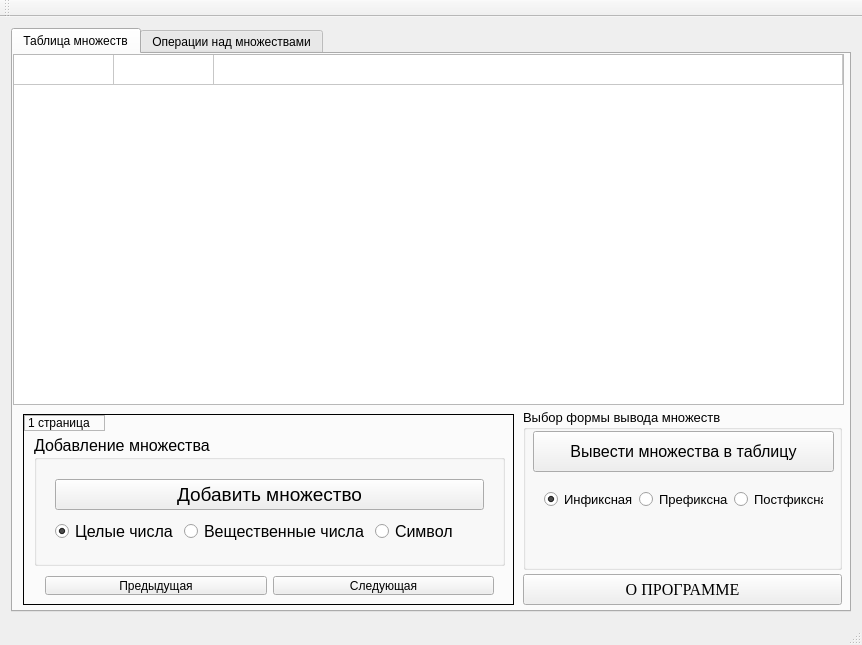
<?xml version="1.0" encoding="UTF-8"?>
<ui version="4.0">
 <class>MainWindow</class>
 <widget class="QMainWindow" name="MainWindow">
  <property name="geometry">
   <rect>
    <x>0</x>
    <y>0</y>
    <width>862</width>
    <height>645</height>
   </rect>
  </property>
  <property name="minimumSize">
   <size>
    <width>862</width>
    <height>645</height>
   </size>
  </property>
  <property name="windowTitle">
   <string>MSO</string>
  </property>
  <property name="iconSize">
   <size>
    <width>30</width>
    <height>30</height>
   </size>
  </property>
  <widget class="QWidget" name="centralWidget">
   <layout class="QHBoxLayout" name="horizontalLayout_14">
    <item>
     <widget class="QTabWidget" name="tabWidget">
      <property name="minimumSize">
       <size>
        <width>0</width>
        <height>0</height>
       </size>
      </property>
      <property name="tabShape">
       <enum>QTabWidget::Rounded</enum>
      </property>
      <property name="currentIndex">
       <number>0</number>
      </property>
      <widget class="QWidget" name="tab_grid">
       <attribute name="title">
        <string>Таблица множеств</string>
       </attribute>
       <widget class="QTableWidget" name="tableSet">
        <property name="geometry">
         <rect>
          <x>0</x>
          <y>0</y>
          <width>831</width>
          <height>351</height>
         </rect>
        </property>
        <property name="sizePolicy">
         <sizepolicy hsizetype="Minimum" vsizetype="Minimum">
          <horstretch>0</horstretch>
          <verstretch>0</verstretch>
         </sizepolicy>
        </property>
        <property name="minimumSize">
         <size>
          <width>831</width>
          <height>351</height>
         </size>
        </property>
        <property name="baseSize">
         <size>
          <width>831</width>
          <height>351</height>
         </size>
        </property>
        <property name="font">
         <font>
          <family>Times New Roman</family>
          <pointsize>12</pointsize>
         </font>
        </property>
        <property name="focusPolicy">
         <enum>Qt::StrongFocus</enum>
        </property>
        <property name="frameShape">
         <enum>QFrame::StyledPanel</enum>
        </property>
        <property name="frameShadow">
         <enum>QFrame::Plain</enum>
        </property>
        <property name="lineWidth">
         <number>1</number>
        </property>
        <property name="midLineWidth">
         <number>0</number>
        </property>
        <property name="sizeAdjustPolicy">
         <enum>QAbstractScrollArea::AdjustIgnored</enum>
        </property>
        <property name="editTriggers">
         <set>QAbstractItemView::NoEditTriggers</set>
        </property>
        <property name="dragEnabled">
         <bool>true</bool>
        </property>
        <property name="alternatingRowColors">
         <bool>false</bool>
        </property>
        <property name="selectionMode">
         <enum>QAbstractItemView::SingleSelection</enum>
        </property>
        <property name="selectionBehavior">
         <enum>QAbstractItemView::SelectRows</enum>
        </property>
        <property name="showGrid">
         <bool>true</bool>
        </property>
        <property name="gridStyle">
         <enum>Qt::SolidLine</enum>
        </property>
        <property name="sortingEnabled">
         <bool>false</bool>
        </property>
        <property name="wordWrap">
         <bool>true</bool>
        </property>
        <property name="cornerButtonEnabled">
         <bool>true</bool>
        </property>
        <property name="rowCount">
         <number>1</number>
        </property>
        <property name="columnCount">
         <number>3</number>
        </property>
        <attribute name="horizontalHeaderVisible">
         <bool>false</bool>
        </attribute>
        <attribute name="horizontalHeaderCascadingSectionResizes">
         <bool>false</bool>
        </attribute>
        <attribute name="horizontalHeaderHighlightSections">
         <bool>false</bool>
        </attribute>
        <attribute name="horizontalHeaderShowSortIndicator" stdset="0">
         <bool>false</bool>
        </attribute>
        <attribute name="horizontalHeaderStretchLastSection">
         <bool>true</bool>
        </attribute>
        <attribute name="verticalHeaderVisible">
         <bool>false</bool>
        </attribute>
        <attribute name="verticalHeaderCascadingSectionResizes">
         <bool>false</bool>
        </attribute>
        <attribute name="verticalHeaderHighlightSections">
         <bool>false</bool>
        </attribute>
        <attribute name="verticalHeaderShowSortIndicator" stdset="0">
         <bool>false</bool>
        </attribute>
        <attribute name="verticalHeaderStretchLastSection">
         <bool>false</bool>
        </attribute>
        <row>
         <property name="text">
          <string>1</string>
         </property>
         <property name="font">
          <font>
           <family>Times New Roman</family>
           <pointsize>12</pointsize>
          </font>
         </property>
        </row>
        <column>
         <property name="text">
          <string>№</string>
         </property>
         <property name="font">
          <font>
           <family>Times New Roman</family>
           <pointsize>12</pointsize>
          </font>
         </property>
        </column>
        <column>
         <property name="text">
          <string>Количество</string>
         </property>
         <property name="font">
          <font>
           <pointsize>12</pointsize>
          </font>
         </property>
        </column>
        <column>
         <property name="text">
          <string>Тип данных</string>
         </property>
         <property name="font">
          <font>
           <family>Times New Roman</family>
           <pointsize>12</pointsize>
          </font>
         </property>
        </column>
       </widget>
       <widget class="QStackedWidget" name="stackedWidget">
        <property name="geometry">
         <rect>
          <x>10</x>
          <y>360</y>
          <width>491</width>
          <height>191</height>
         </rect>
        </property>
        <property name="sizePolicy">
         <sizepolicy hsizetype="Maximum" vsizetype="Maximum">
          <horstretch>0</horstretch>
          <verstretch>0</verstretch>
         </sizepolicy>
        </property>
        <property name="minimumSize">
         <size>
          <width>491</width>
          <height>191</height>
         </size>
        </property>
        <property name="maximumSize">
         <size>
          <width>491</width>
          <height>191</height>
         </size>
        </property>
        <property name="frameShape">
         <enum>QFrame::Box</enum>
        </property>
        <property name="currentIndex">
         <number>0</number>
        </property>
        <widget class="QWidget" name="page">
         <widget class="QLabel" name="label_6">
          <property name="geometry">
           <rect>
            <x>0</x>
            <y>0</y>
            <width>81</width>
            <height>16</height>
           </rect>
          </property>
          <property name="frameShape">
           <enum>QFrame::StyledPanel</enum>
          </property>
          <property name="text">
           <string>1 страница</string>
          </property>
         </widget>
         <widget class="QGroupBox" name="groupBoxOneSet">
          <property name="geometry">
           <rect>
            <x>10</x>
            <y>20</y>
            <width>471</width>
            <height>131</height>
           </rect>
          </property>
          <property name="font">
           <font>
            <pointsize>12</pointsize>
           </font>
          </property>
          <property name="title">
           <string>Добавление множества</string>
          </property>
          <widget class="QWidget" name="verticalLayoutWidget_7">
           <property name="geometry">
            <rect>
             <x>10</x>
             <y>30</y>
             <width>451</width>
             <height>93</height>
            </rect>
           </property>
           <layout class="QVBoxLayout" name="verticalLayout_7">
            <item>
             <widget class="QPushButton" name="pushButtonAddSet">
              <property name="font">
               <font>
                <pointsize>14</pointsize>
               </font>
              </property>
              <property name="text">
               <string>Добавить множество</string>
              </property>
             </widget>
            </item>
            <item>
             <layout class="QHBoxLayout" name="horizontalLayout_5">
              <item>
               <widget class="QRadioButton" name="radioInt">
                <property name="text">
                 <string>Целые числа</string>
                </property>
                <property name="checked">
                 <bool>true</bool>
                </property>
               </widget>
              </item>
              <item>
               <widget class="QRadioButton" name="radioDouble">
                <property name="text">
                 <string>Вещественные числа</string>
                </property>
               </widget>
              </item>
              <item>
               <widget class="QRadioButton" name="radioChar">
                <property name="text">
                 <string>Символ</string>
                </property>
               </widget>
              </item>
             </layout>
            </item>
           </layout>
          </widget>
         </widget>
         <widget class="QWidget" name="horizontalLayoutWidget_6">
          <property name="geometry">
           <rect>
            <x>10</x>
            <y>150</y>
            <width>471</width>
            <height>41</height>
           </rect>
          </property>
          <layout class="QHBoxLayout" name="horizontalLayout_6">
           <item>
            <widget class="QPushButton" name="pushButtonPreviousPage_5">
             <property name="text">
              <string>Предыдущая</string>
             </property>
            </widget>
           </item>
           <item>
            <widget class="QPushButton" name="pushButtonNextPage">
             <property name="text">
              <string>Следующая</string>
             </property>
             <property name="autoDefault">
              <bool>false</bool>
             </property>
             <property name="default">
              <bool>false</bool>
             </property>
             <property name="flat">
              <bool>false</bool>
             </property>
            </widget>
           </item>
          </layout>
         </widget>
        </widget>
        <widget class="QWidget" name="page_2">
         <widget class="QLabel" name="label_7">
          <property name="geometry">
           <rect>
            <x>0</x>
            <y>0</y>
            <width>81</width>
            <height>16</height>
           </rect>
          </property>
          <property name="frameShape">
           <enum>QFrame::StyledPanel</enum>
          </property>
          <property name="frameShadow">
           <enum>QFrame::Plain</enum>
          </property>
          <property name="text">
           <string>2 страница</string>
          </property>
         </widget>
         <widget class="QGroupBox" name="groupBox_5">
          <property name="geometry">
           <rect>
            <x>10</x>
            <y>29</y>
            <width>471</width>
            <height>121</height>
           </rect>
          </property>
          <property name="font">
           <font>
            <pointsize>12</pointsize>
           </font>
          </property>
          <property name="title">
           <string>Добавление/удаление/проверка вхождения элемента</string>
          </property>
          <widget class="QWidget" name="horizontalLayoutWidget_9">
           <property name="geometry">
            <rect>
             <x>10</x>
             <y>60</y>
             <width>451</width>
             <height>54</height>
            </rect>
           </property>
           <layout class="QHBoxLayout" name="horizontalLayout_11">
            <item>
             <layout class="QVBoxLayout" name="verticalLayout_3">
              <item>
               <widget class="QLabel" name="label_12">
                <property name="font">
                 <font>
                  <pointsize>12</pointsize>
                 </font>
                </property>
                <property name="text">
                 <string>Введите элемент</string>
                </property>
               </widget>
              </item>
              <item>
               <widget class="QLineEdit" name="LineElemValue">
                <property name="font">
                 <font>
                  <pointsize>12</pointsize>
                 </font>
                </property>
                <property name="placeholderText">
                 <string>Введите элемент</string>
                </property>
               </widget>
              </item>
             </layout>
            </item>
            <item>
             <layout class="QVBoxLayout" name="verticalLayout_2">
              <item>
               <widget class="QLabel" name="label_10">
                <property name="font">
                 <font>
                  <pointsize>12</pointsize>
                 </font>
                </property>
                <property name="inputMethodHints">
                 <set>Qt::ImhNone</set>
                </property>
                <property name="text">
                 <string>Номер множества</string>
                </property>
               </widget>
              </item>
              <item>
               <widget class="QLineEdit" name="LineChoiceSetNum">
                <property name="font">
                 <font>
                  <pointsize>12</pointsize>
                 </font>
                </property>
                <property name="inputMethodHints">
                 <set>Qt::ImhDigitsOnly</set>
                </property>
                <property name="echoMode">
                 <enum>QLineEdit::Normal</enum>
                </property>
                <property name="placeholderText">
                 <string>Введите номер множества</string>
                </property>
                <property name="clearButtonEnabled">
                 <bool>false</bool>
                </property>
               </widget>
              </item>
             </layout>
            </item>
           </layout>
          </widget>
          <widget class="QWidget" name="horizontalLayoutWidget_10">
           <property name="geometry">
            <rect>
             <x>10</x>
             <y>20</y>
             <width>451</width>
             <height>41</height>
            </rect>
           </property>
           <layout class="QHBoxLayout" name="horizontalLayout_12">
            <item>
             <widget class="QPushButton" name="pushButtonAddElement">
              <property name="font">
               <font>
                <pointsize>12</pointsize>
               </font>
              </property>
              <property name="text">
               <string>Добавить </string>
              </property>
             </widget>
            </item>
            <item>
             <widget class="QPushButton" name="pushButtonDelElement">
              <property name="text">
               <string>Удалить </string>
              </property>
             </widget>
            </item>
            <item>
             <widget class="QPushButton" name="pushButtonCheckElement">
              <property name="text">
               <string>Проверка вхождения</string>
              </property>
             </widget>
            </item>
           </layout>
          </widget>
         </widget>
         <widget class="QWidget" name="horizontalLayoutWidget_5">
          <property name="geometry">
           <rect>
            <x>10</x>
            <y>150</y>
            <width>471</width>
            <height>41</height>
           </rect>
          </property>
          <layout class="QHBoxLayout" name="horizontalLayout_4">
           <item>
            <widget class="QPushButton" name="pushButtonPreviousPage">
             <property name="text">
              <string>Предыдущая</string>
             </property>
            </widget>
           </item>
           <item>
            <widget class="QPushButton" name="pushButtonNextPage_2">
             <property name="text">
              <string>Следующая</string>
             </property>
             <property name="autoDefault">
              <bool>false</bool>
             </property>
             <property name="default">
              <bool>false</bool>
             </property>
             <property name="flat">
              <bool>false</bool>
             </property>
            </widget>
           </item>
          </layout>
         </widget>
        </widget>
        <widget class="QWidget" name="page_3">
         <widget class="QLabel" name="label_9">
          <property name="geometry">
           <rect>
            <x>0</x>
            <y>0</y>
            <width>81</width>
            <height>16</height>
           </rect>
          </property>
          <property name="frameShape">
           <enum>QFrame::StyledPanel</enum>
          </property>
          <property name="frameShadow">
           <enum>QFrame::Plain</enum>
          </property>
          <property name="text">
           <string>3 страница</string>
          </property>
         </widget>
         <widget class="QGroupBox" name="groupBox_4">
          <property name="geometry">
           <rect>
            <x>10</x>
            <y>20</y>
            <width>471</width>
            <height>131</height>
           </rect>
          </property>
          <property name="font">
           <font>
            <pointsize>12</pointsize>
           </font>
          </property>
          <property name="title">
           <string>Удаление множества</string>
          </property>
          <widget class="QWidget" name="verticalLayoutWidget_4">
           <property name="geometry">
            <rect>
             <x>10</x>
             <y>30</y>
             <width>451</width>
             <height>91</height>
            </rect>
           </property>
           <layout class="QVBoxLayout" name="verticalLayout_4">
            <item>
             <widget class="QLabel" name="label_15">
              <property name="font">
               <font>
                <pointsize>11</pointsize>
               </font>
              </property>
              <property name="text">
               <string>Введите номер множества, которое хотите удалить</string>
              </property>
             </widget>
            </item>
            <item>
             <widget class="QLineEdit" name="LineDeleteSet">
              <property name="inputMethodHints">
               <set>Qt::ImhDigitsOnly</set>
              </property>
              <property name="placeholderText">
               <string>Введите номер множества для удаления</string>
              </property>
             </widget>
            </item>
            <item>
             <widget class="QPushButton" name="pushButtonDelSet">
              <property name="font">
               <font>
                <pointsize>12</pointsize>
               </font>
              </property>
              <property name="text">
               <string>Удалить множество</string>
              </property>
             </widget>
            </item>
           </layout>
          </widget>
         </widget>
         <widget class="QWidget" name="horizontalLayoutWidget_3">
          <property name="geometry">
           <rect>
            <x>10</x>
            <y>150</y>
            <width>471</width>
            <height>41</height>
           </rect>
          </property>
          <layout class="QHBoxLayout" name="horizontalLayout_3">
           <item>
            <widget class="QPushButton" name="pushButtonPreviousPage_2">
             <property name="text">
              <string>Предыдущая</string>
             </property>
            </widget>
           </item>
           <item>
            <widget class="QPushButton" name="pushButtonNextPage_5">
             <property name="text">
              <string>Следующая</string>
             </property>
             <property name="autoDefault">
              <bool>false</bool>
             </property>
             <property name="default">
              <bool>false</bool>
             </property>
             <property name="flat">
              <bool>false</bool>
             </property>
            </widget>
           </item>
          </layout>
         </widget>
        </widget>
        <widget class="QWidget" name="page_7">
         <widget class="QLabel" name="label_14">
          <property name="geometry">
           <rect>
            <x>0</x>
            <y>0</y>
            <width>81</width>
            <height>16</height>
           </rect>
          </property>
          <property name="frameShape">
           <enum>QFrame::StyledPanel</enum>
          </property>
          <property name="frameShadow">
           <enum>QFrame::Plain</enum>
          </property>
          <property name="text">
           <string>4 страница</string>
          </property>
         </widget>
         <widget class="QWidget" name="horizontalLayoutWidget_7">
          <property name="geometry">
           <rect>
            <x>10</x>
            <y>150</y>
            <width>471</width>
            <height>41</height>
           </rect>
          </property>
          <layout class="QHBoxLayout" name="horizontalLayout_7">
           <item>
            <widget class="QPushButton" name="pushButtonPreviousPage_6">
             <property name="text">
              <string>Предыдущая</string>
             </property>
            </widget>
           </item>
           <item>
            <widget class="QPushButton" name="pushButtonNextPage_6">
             <property name="text">
              <string>Следующая</string>
             </property>
             <property name="autoDefault">
              <bool>false</bool>
             </property>
             <property name="default">
              <bool>false</bool>
             </property>
             <property name="flat">
              <bool>false</bool>
             </property>
            </widget>
           </item>
          </layout>
         </widget>
         <widget class="QWidget" name="verticalLayoutWidget_5">
          <property name="geometry">
           <rect>
            <x>10</x>
            <y>20</y>
            <width>471</width>
            <height>121</height>
           </rect>
          </property>
          <layout class="QVBoxLayout" name="verticalLayout_5">
           <item>
            <widget class="QLabel" name="label_8">
             <property name="font">
              <font>
               <pointsize>12</pointsize>
              </font>
             </property>
             <property name="text">
              <string>Изменить шрифт в таблице и его размер</string>
             </property>
            </widget>
           </item>
           <item>
            <layout class="QHBoxLayout" name="horizontalLayout_2">
             <item>
              <widget class="QFontComboBox" name="fontComboBox">
               <property name="font">
                <font>
                 <pointsize>12</pointsize>
                </font>
               </property>
               <property name="currentText">
                <string>Times New Roman</string>
               </property>
              </widget>
             </item>
             <item>
              <widget class="QSpinBox" name="spinBoxSizeFont">
               <property name="font">
                <font>
                 <pointsize>12</pointsize>
                </font>
               </property>
               <property name="buttonSymbols">
                <enum>QAbstractSpinBox::PlusMinus</enum>
               </property>
               <property name="minimum">
                <number>5</number>
               </property>
               <property name="maximum">
                <number>30</number>
               </property>
               <property name="value">
                <number>10</number>
               </property>
              </widget>
             </item>
            </layout>
           </item>
           <item>
            <widget class="QPushButton" name="pushButtonSaveSettings">
             <property name="font">
              <font>
               <pointsize>12</pointsize>
              </font>
             </property>
             <property name="text">
              <string>Сохранить настройки</string>
             </property>
            </widget>
           </item>
          </layout>
         </widget>
        </widget>
       </widget>
       <widget class="QGroupBox" name="ChoiceFormOutGroupBox">
        <property name="geometry">
         <rect>
          <x>510</x>
          <y>355</y>
          <width>319</width>
          <height>161</height>
         </rect>
        </property>
        <property name="minimumSize">
         <size>
          <width>319</width>
          <height>161</height>
         </size>
        </property>
        <property name="font">
         <font>
          <pointsize>10</pointsize>
         </font>
        </property>
        <property name="title">
         <string>Выбор формы вывода множеств</string>
        </property>
        <widget class="QPushButton" name="pushButton_2">
         <property name="geometry">
          <rect>
           <x>10</x>
           <y>22</y>
           <width>301</width>
           <height>41</height>
          </rect>
         </property>
         <property name="minimumSize">
          <size>
           <width>75</width>
           <height>23</height>
          </size>
         </property>
         <property name="font">
          <font>
           <pointsize>12</pointsize>
          </font>
         </property>
         <property name="cursor">
          <cursorShape>PointingHandCursor</cursorShape>
         </property>
         <property name="toolTip">
          <string>&lt;html&gt;&lt;head/&gt;&lt;body&gt;&lt;p&gt;При нажатии на кнопку в таблицу будут внесены все множества, которые вы ранее создавали, в &lt;span style=&quot; text-decoration: underline;&quot;&gt;выбранной вами&lt;/span&gt; форме вывода&lt;/p&gt;&lt;/body&gt;&lt;/html&gt;</string>
         </property>
         <property name="text">
          <string>Вывести множества в таблицу</string>
         </property>
         <property name="default">
          <bool>false</bool>
         </property>
        </widget>
        <widget class="QWidget" name="horizontalLayoutWidget">
         <property name="geometry">
          <rect>
           <x>10</x>
           <y>70</y>
           <width>301</width>
           <height>41</height>
          </rect>
         </property>
         <layout class="QHBoxLayout" name="horizontalLayout">
          <item>
           <widget class="QRadioButton" name="radioInFix">
            <property name="text">
             <string>Инфиксная</string>
            </property>
            <property name="checked">
             <bool>true</bool>
            </property>
           </widget>
          </item>
          <item>
           <widget class="QRadioButton" name="radioPreFix">
            <property name="text">
             <string>Префиксная</string>
            </property>
           </widget>
          </item>
          <item>
           <widget class="QRadioButton" name="radioPostFix">
            <property name="text">
             <string>Постфиксная</string>
            </property>
           </widget>
          </item>
         </layout>
        </widget>
       </widget>
       <widget class="QPushButton" name="pushButtonAboutProgramm">
        <property name="geometry">
         <rect>
          <x>510</x>
          <y>520</y>
          <width>319</width>
          <height>31</height>
         </rect>
        </property>
        <property name="minimumSize">
         <size>
          <width>319</width>
          <height>31</height>
         </size>
        </property>
        <property name="font">
         <font>
          <family>Times New Roman</family>
          <pointsize>12</pointsize>
         </font>
        </property>
        <property name="text">
         <string>О ПРОГРАММЕ</string>
        </property>
        <property name="iconSize">
         <size>
          <width>28</width>
          <height>22</height>
         </size>
        </property>
       </widget>
      </widget>
      <widget class="QWidget" name="tab_2">
       <attribute name="title">
        <string>Операции над множествами</string>
       </attribute>
       <widget class="QGroupBox" name="groupBox">
        <property name="geometry">
         <rect>
          <x>10</x>
          <y>10</y>
          <width>821</width>
          <height>171</height>
         </rect>
        </property>
        <property name="minimumSize">
         <size>
          <width>821</width>
          <height>171</height>
         </size>
        </property>
        <property name="title">
         <string> Операции над множествами</string>
        </property>
        <widget class="QWidget" name="horizontalLayoutWidget_2">
         <property name="geometry">
          <rect>
           <x>100</x>
           <y>80</y>
           <width>651</width>
           <height>80</height>
          </rect>
         </property>
         <layout class="QHBoxLayout" name="horizontalLayout_9">
          <item alignment="Qt::AlignVCenter">
           <widget class="QLabel" name="label_13">
            <property name="font">
             <font>
              <family>Times New Roman</family>
              <pointsize>14</pointsize>
              <weight>50</weight>
              <bold>false</bold>
             </font>
            </property>
            <property name="text">
             <string>Множество 1</string>
            </property>
           </widget>
          </item>
          <item>
           <widget class="QLineEdit" name="LineSet1">
            <property name="font">
             <font>
              <pointsize>12</pointsize>
             </font>
            </property>
           </widget>
          </item>
          <item>
           <widget class="QPushButton" name="pushButtonLinesSetChange">
            <property name="text">
             <string/>
            </property>
            <property name="flat">
             <bool>true</bool>
            </property>
           </widget>
          </item>
          <item alignment="Qt::AlignVCenter">
           <widget class="QLabel" name="label_11">
            <property name="font">
             <font>
              <family>Times New Roman</family>
              <pointsize>14</pointsize>
             </font>
            </property>
            <property name="text">
             <string>Множество 2</string>
            </property>
           </widget>
          </item>
          <item>
           <widget class="QLineEdit" name="LineSet2">
            <property name="font">
             <font>
              <pointsize>12</pointsize>
             </font>
            </property>
           </widget>
          </item>
         </layout>
        </widget>
        <widget class="QWidget" name="verticalLayoutWidget">
         <property name="geometry">
          <rect>
           <x>10</x>
           <y>20</y>
           <width>801</width>
           <height>74</height>
          </rect>
         </property>
         <layout class="QVBoxLayout" name="verticalLayout_6">
          <item>
           <layout class="QHBoxLayout" name="horizontalLayout_10">
            <item>
             <widget class="QPushButton" name="pushButtonIntersection">
              <property name="font">
               <font>
                <pointsize>12</pointsize>
               </font>
              </property>
              <property name="text">
               <string>Пересечение</string>
              </property>
             </widget>
            </item>
            <item>
             <widget class="QPushButton" name="pushButtonUnion">
              <property name="font">
               <font>
                <pointsize>12</pointsize>
               </font>
              </property>
              <property name="text">
               <string>Объединение</string>
              </property>
             </widget>
            </item>
            <item>
             <widget class="QPushButton" name="pushButtonDifference">
              <property name="font">
               <font>
                <pointsize>12</pointsize>
               </font>
              </property>
              <property name="text">
               <string>Разность</string>
              </property>
             </widget>
            </item>
           </layout>
          </item>
          <item>
           <layout class="QHBoxLayout" name="horizontalLayout_13">
            <item>
             <spacer name="horizontalSpacer">
              <property name="orientation">
               <enum>Qt::Horizontal</enum>
              </property>
              <property name="sizeHint" stdset="0">
               <size>
                <width>40</width>
                <height>20</height>
               </size>
              </property>
             </spacer>
            </item>
            <item>
             <widget class="QPushButton" name="pushButtonEqualityOfSets">
              <property name="minimumSize">
               <size>
                <width>260</width>
                <height>33</height>
               </size>
              </property>
              <property name="font">
               <font>
                <pointsize>12</pointsize>
               </font>
              </property>
              <property name="text">
               <string>Проверка равенств множеств</string>
              </property>
             </widget>
            </item>
            <item>
             <spacer name="horizontalSpacer_2">
              <property name="orientation">
               <enum>Qt::Horizontal</enum>
              </property>
              <property name="sizeHint" stdset="0">
               <size>
                <width>40</width>
                <height>20</height>
               </size>
              </property>
             </spacer>
            </item>
           </layout>
          </item>
         </layout>
        </widget>
       </widget>
       <widget class="QTableWidget" name="tableOperations">
        <property name="geometry">
         <rect>
          <x>10</x>
          <y>190</y>
          <width>821</width>
          <height>271</height>
         </rect>
        </property>
        <property name="minimumSize">
         <size>
          <width>821</width>
          <height>271</height>
         </size>
        </property>
        <property name="font">
         <font>
          <pointsize>12</pointsize>
         </font>
        </property>
        <property name="frameShape">
         <enum>QFrame::StyledPanel</enum>
        </property>
        <property name="editTriggers">
         <set>QAbstractItemView::NoEditTriggers</set>
        </property>
        <property name="selectionMode">
         <enum>QAbstractItemView::NoSelection</enum>
        </property>
        <property name="selectionBehavior">
         <enum>QAbstractItemView::SelectItems</enum>
        </property>
        <attribute name="horizontalHeaderVisible">
         <bool>false</bool>
        </attribute>
        <attribute name="horizontalHeaderCascadingSectionResizes">
         <bool>false</bool>
        </attribute>
        <attribute name="horizontalHeaderHighlightSections">
         <bool>true</bool>
        </attribute>
        <attribute name="horizontalHeaderStretchLastSection">
         <bool>true</bool>
        </attribute>
        <attribute name="verticalHeaderVisible">
         <bool>false</bool>
        </attribute>
        <attribute name="verticalHeaderCascadingSectionResizes">
         <bool>false</bool>
        </attribute>
        <attribute name="verticalHeaderHighlightSections">
         <bool>true</bool>
        </attribute>
        <attribute name="verticalHeaderShowSortIndicator" stdset="0">
         <bool>false</bool>
        </attribute>
        <attribute name="verticalHeaderStretchLastSection">
         <bool>false</bool>
        </attribute>
        <column>
         <property name="text">
          <string>№</string>
         </property>
         <property name="font">
          <font>
           <pointsize>12</pointsize>
          </font>
         </property>
        </column>
        <column>
         <property name="text">
          <string>Количество</string>
         </property>
         <property name="font">
          <font>
           <pointsize>12</pointsize>
          </font>
         </property>
        </column>
        <column>
         <property name="text">
          <string>Тип данных</string>
         </property>
         <property name="font">
          <font>
           <pointsize>12</pointsize>
          </font>
         </property>
        </column>
       </widget>
       <widget class="QPushButton" name="pushButtonAddSetAfterOperations">
        <property name="geometry">
         <rect>
          <x>200</x>
          <y>480</y>
          <width>481</width>
          <height>61</height>
         </rect>
        </property>
        <property name="minimumSize">
         <size>
          <width>481</width>
          <height>61</height>
         </size>
        </property>
        <property name="font">
         <font>
          <pointsize>16</pointsize>
         </font>
        </property>
        <property name="text">
         <string>Добавить полученное множество в таблицу</string>
        </property>
       </widget>
      </widget>
     </widget>
    </item>
   </layout>
  </widget>
  <widget class="QMenuBar" name="menuBar">
   <property name="geometry">
    <rect>
     <x>0</x>
     <y>0</y>
     <width>862</width>
     <height>21</height>
    </rect>
   </property>
   <property name="defaultUp">
    <bool>false</bool>
   </property>
   <property name="nativeMenuBar">
    <bool>true</bool>
   </property>
  </widget>
  <widget class="QToolBar" name="mainToolBar">
   <attribute name="toolBarArea">
    <enum>TopToolBarArea</enum>
   </attribute>
   <attribute name="toolBarBreak">
    <bool>false</bool>
   </attribute>
  </widget>
  <widget class="QStatusBar" name="statusBar"/>
 </widget>
 <layoutdefault spacing="6" margin="11"/>
 <resources/>
 <connections/>
</ui>
